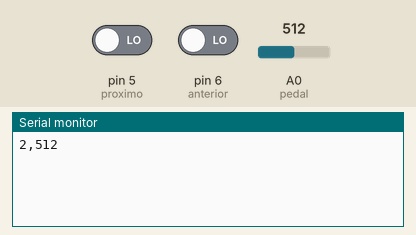
Bench run of a sketch on a simulated Arduino Uno, built with avr-gcc and run on an emulated ATmega328P. On the bench: the last lines printed to the serial monitor. Inputs (shaded band) come from the test bench; at power-on: A0 (pedal) = 512, pin 5 (proximo) LOW, pin 6 (anterior) LOW.

Above: at 1.2 s.
1.3 s: A0 (pedal) set to 716
At 2.5 s:
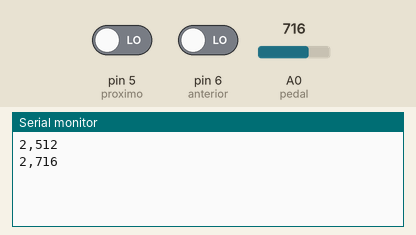
2.8 s: pin 5 (proximo) driven HIGH
At 3.7 s:
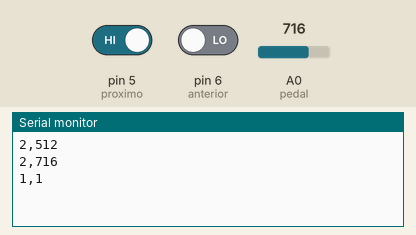
4.3 s: pin 6 (anterior) driven HIGH
At 4.8 s:
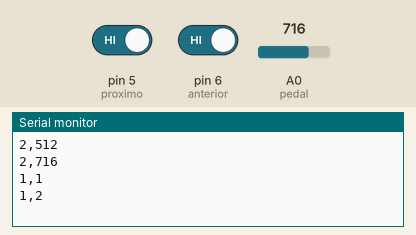
5.8 s: A0 (pedal) set to 900
At 7.2 s:
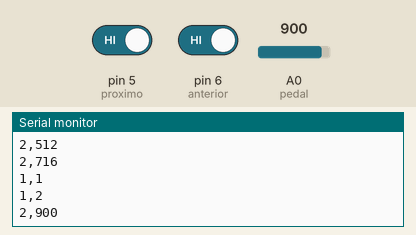
Timing chart, 0 to 8.3 s (numbered marks = the images above; inputs shaded):
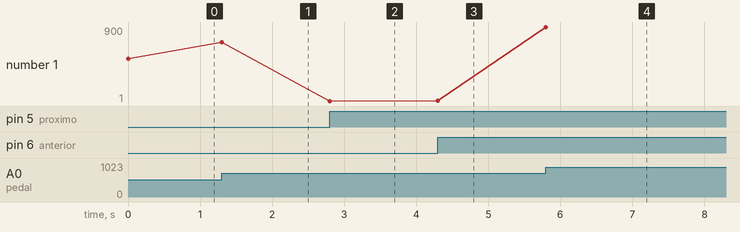

The sketch:

ArduinoProject.ino
```cpp
// (licence header left out)
/*
  A0 -> Entrda analógica (pedal de expressão)
  5 -> Entrada do botão PRÓXIMO
  6 -> Entrada do botão ANTERIOR
*/
int pedal = A0, proximo = 5, anterior = 6;


void setup() {
  Serial.begin(9600);
  pinMode(pedal, INPUT);
  pinMode(proximo, INPUT);
  pinMode(anterior, INPUT);
}
int dist(int v1,int v2) {
  if (v1 >= v2)
    return v1-v2;
  else
    return v2-v1;
}
int last_pedal=-1, last_valor=-1;
int range = 2;

void loop() {
  int estado_proximo, estado_anterior, estado_pedal, valor = 0;
  estado_proximo = digitalRead(proximo);
  estado_anterior = digitalRead(anterior);
  estado_pedal = analogRead(pedal);
  if (estado_anterior)
    valor = 2;
  else if (estado_proximo)
    valor = 1;
  /*
    Imprime prox,pedal
    Sendo prox uma variável que indica a mudança de filtro:
    0- Mesmo filtro
    1- Próximo Filtro
    2- Filtro Anterior
    Pedal indica o quão pressionado está o pedal de expressão.
    ID - 1 (botao)
    ID - 2 (pedal)
  */
  if (valor != last_valor && valor>0) {
     Serial.println("1," + String(valor));
  }
  if (abs(estado_pedal - last_pedal) > range) {
    Serial.println("2," + String(estado_pedal));
     last_pedal = estado_pedal;
  }
  last_valor = valor;

  delay(1); /* Delay de 1 ms para estabilidade */
}
```

Measured:
- after the input at 1.3 s, the serial monitor: prints a new line at once (image 1)
- after the input at 2.8 s, the serial monitor: prints a new line at once (image 2)
- after the input at 4.3 s, the serial monitor: prints a new line at once (image 3)
- after the input at 5.8 s, the serial monitor: prints a new line at once (image 4)
- plotted number 1: 512 → 716 after the input at 1.3 s, 716 → 1 after the input at 2.8 s, 2 → 900 after the input at 5.8 s
